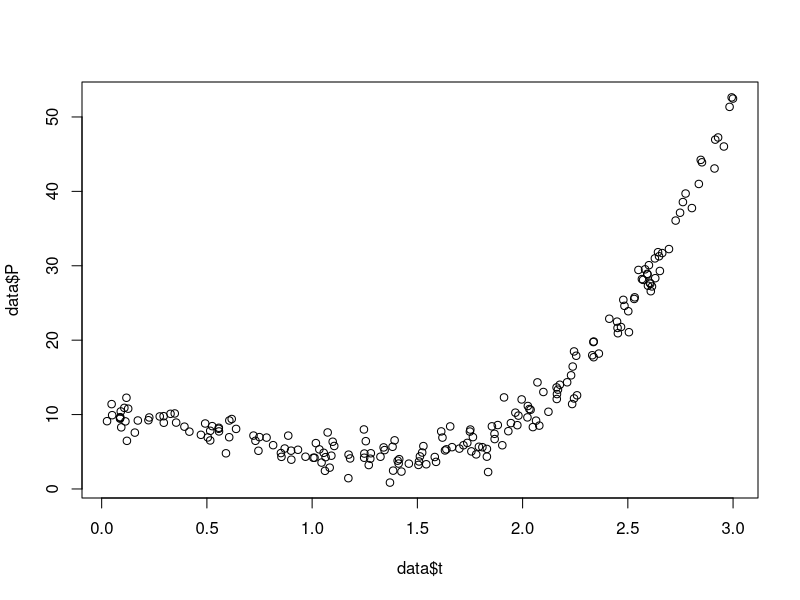
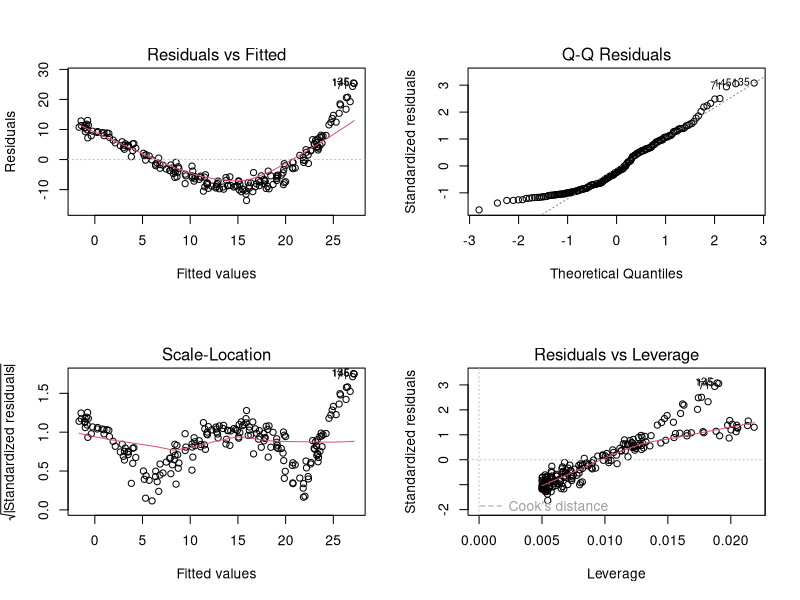
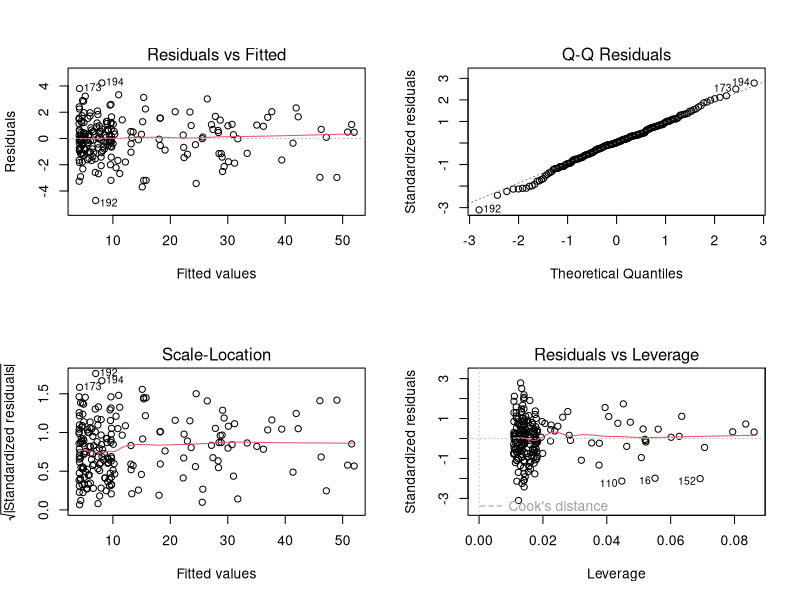
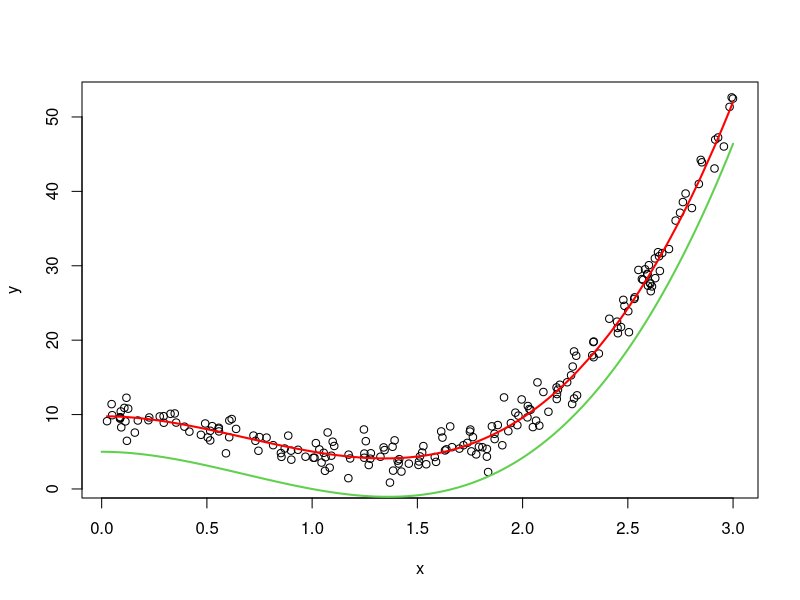

Generate these figures, in order, with R:
#setwd("C:/Users/AdrienL/Desktop/MATH 439")

data = read.csv("antigravity.csv",h=T)
head(data)
#         P         t
#1 6.474757 0.7307139
#2 4.799978 1.2788421
#3 7.280305 0.4716559
#4 7.170258 0.8864955
#5 7.737092 0.5573943
#6 5.328621 1.6377777
attach(data)

#P = position
#t = time 0<t<3
plot(data$t,data$P)

#Model looks like a U shape, cubed
model = lm(P~t)
par(mfrow=c(2,2))
plot(model)
summary(model)

#Resid vs. fitted: U shape
#Normal Q-Q: Tails towards left at bottom
#Scale Location: W shape
#Residuals vs leverage: Lots of Leverage and some points
#past Cook's distance

#Since it's a cubic polynomial, we can model it as
x = data$t
y = data$P
model3 = lm(y~x+I(x^2)+I(x^3))
summary(model3)

#Call:
#lm(formula = y ~ x + I(x^2) + I(x^3))
#
#Residuals:
#    Min      1Q  Median      3Q     Max 
#-4.7225 -0.9263  0.0294  0.9942  4.2321 
#
#Coefficients:
#            Estimate Std. Error t value Pr(>|t|)    
#(Intercept)   9.7729     0.4330  22.569   <2e-16 ***
#x             0.1719     1.2541   0.137    0.891    
#I(x^2)       -9.6788     0.9768  -9.908   <2e-16 ***
#I(x^3)        4.7725     0.2150  22.200   <2e-16 ***
#---
#Signif. codes:  0 ‘***’ 0.001 ‘**’ 0.01 ‘*’ 0.05 ‘.’ 0.1 ‘ ’ 1
#
#Residual standard error: 1.531 on 196 degrees of freedom
#Multiple R-squared:  0.9832,    Adjusted R-squared:  0.9829 
#F-statistic:  3823 on 3 and 196 DF,  p-value: < 2.2e-16
 
par(mfrow=c(2,2))
plot(model3)


#There supposedly coefficients for their model is not valid
#z-test to see what their prediction is
#P(t) = 4.8*t^3 – 9.8*t^2 + 5 for t:0<t<3
#Confidence Interval

#(Intercept)
9.7729-1.96*0.4330
#[1] 8.92422
9.7729+1.96*0.4330
#[1] 10.62158

#x
0.1719-1.96*1.2541
#[1] -2.286136
0.1719+1.96*1.2541
#[1] 2.629936

#I(x^2)
-9.6788-1.96*0.9768
#[1] -11.59333
-9.6788+1.96*0.9768
#[1] -7.764272

#I(x^3)
4.7725-1.96*0.215
#[1] 4.3511
4.7725+1.96*0.215
#[1] 5.1939

#As we can see, their hypothesis for the intercept is off by a lot from
#our 95% confidence interval of the cubic polynomial says that the 
#intercept should be between 8.92422 to 10.62158. So their prediction
#of 5 is no good.


dev.off()
plot(x,y)
fit <- lm(y ~ x + I(x^2) + I(x^3))
pred <- predict(fit)
ix <- sort(x, index.return=T)$ix
lines(x[ix], pred[ix], col='red', lwd=2)

t1 = 0:300/100
P1 = 4.8*t1^3-9.8*t1^2+5
lines(t1,P1,col=3,lwd=2)

#We can see our orginal 200 data plots in circles and our predicted
#best fit line in red and the scientist's predicted measurement
#equation in green. As we can see visually, their intercept is a lot
#lower than what we expect.


